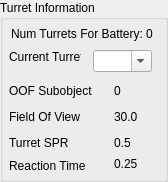
      <widget class="QGroupBox" name="IDC_STATIC_31">
        <property name="geometry">
          <rect>
            <x>20</x>
            <y>856</y>
            <width>168</width>
            <height>182</height>
          </rect>
        </property>
        <property name="title">
          <string>Turret Information</string>
        </property>
        <property name="visible">
          <bool>true</bool>
        </property>
        <property name="enabled">
          <bool>true</bool>
        </property>
        <property name="flat">
          <bool>false</bool>
        </property>
        <widget class="QLabel" name="IDC_NUM_GB_TURRETS_STATIC">
          <property name="geometry">
            <rect>
              <x>11</x>
              <y>27</y>
              <width>152</width>
              <height>16</height>
            </rect>
          </property>
          <property name="text">
            <string>Num Turrets For Battery: 0</string>
          </property>
          <property name="visible">
            <bool>true</bool>
          </property>
          <property name="enabled">
            <bool>true</bool>
          </property>
          <property name="alignment">
            <set>Qt::AlignLeft</set>
          </property>
        </widget>
        <widget class="QLabel" name="IDC_STATIC_32">
          <property name="geometry">
            <rect>
              <x>9</x>
              <y>50</y>
              <width>72</width>
              <height>16</height>
            </rect>
          </property>
          <property name="text">
            <string>Current Turret</string>
          </property>
          <property name="visible">
            <bool>true</bool>
          </property>
          <property name="enabled">
            <bool>true</bool>
          </property>
          <property name="alignment">
            <set>Qt::AlignLeft</set>
          </property>
        </widget>
        <widget class="QComboBox" name="IDC_CURRET_TURRET_COMBO">
          <property name="maxVisibleItems">
            <number>8</number>
          </property>
          <property name="geometry">
            <rect>
              <x>93</x>
              <y>50</y>
              <width>59</width>
              <height>22</height>
            </rect>
          </property>
          <property name="visible">
            <bool>true</bool>
          </property>
          <property name="enabled">
            <bool>true</bool>
          </property>
          <property name="editable">
            <bool>true</bool>
          </property>
        </widget>
        <widget class="QLabel" name="IDC_STATIC_33">
          <property name="geometry">
            <rect>
              <x>9</x>
              <y>84</y>
              <width>88</width>
              <height>16</height>
            </rect>
          </property>
          <property name="text">
            <string>OOF Subobject</string>
          </property>
          <property name="visible">
            <bool>true</bool>
          </property>
          <property name="enabled">
            <bool>true</bool>
          </property>
          <property name="alignment">
            <set>Qt::AlignLeft</set>
          </property>
        </widget>
        <widget class="QLabel" name="IDC_TURRET_SOBJ_STATIC">
          <property name="geometry">
            <rect>
              <x>114</x>
              <y>84</y>
              <width>51</width>
              <height>16</height>
            </rect>
          </property>
          <property name="text">
            <string>0</string>
          </property>
          <property name="visible">
            <bool>true</bool>
          </property>
          <property name="enabled">
            <bool>true</bool>
          </property>
          <property name="alignment">
            <set>Qt::AlignLeft</set>
          </property>
        </widget>
        <widget class="QLabel" name="IDC_STATIC_34">
          <property name="geometry">
            <rect>
              <x>9</x>
              <y>110</y>
              <width>80</width>
              <height>16</height>
            </rect>
          </property>
          <property name="text">
            <string>Field Of View</string>
          </property>
          <property name="visible">
            <bool>true</bool>
          </property>
          <property name="enabled">
            <bool>true</bool>
          </property>
          <property name="alignment">
            <set>Qt::AlignLeft</set>
          </property>
        </widget>
        <widget class="QLabel" name="IDC_TURRET_FOV_STATIC">
          <property name="geometry">
            <rect>
              <x>114</x>
              <y>110</y>
              <width>51</width>
              <height>16</height>
            </rect>
          </property>
          <property name="text">
            <string>30.0</string>
          </property>
          <property name="visible">
            <bool>true</bool>
          </property>
          <property name="enabled">
            <bool>true</bool>
          </property>
          <property name="alignment">
            <set>Qt::AlignLeft</set>
          </property>
        </widget>
        <widget class="QLabel" name="IDC_STATIC_35">
          <property name="geometry">
            <rect>
              <x>9</x>
              <y>136</y>
              <width>80</width>
              <height>16</height>
            </rect>
          </property>
          <property name="text">
            <string>Turret SPR</string>
          </property>
          <property name="visible">
            <bool>true</bool>
          </property>
          <property name="enabled">
            <bool>true</bool>
          </property>
          <property name="alignment">
            <set>Qt::AlignLeft</set>
          </property>
        </widget>
        <widget class="QLabel" name="IDC_TURRET_SPR_STATIC">
          <property name="geometry">
            <rect>
              <x>114</x>
              <y>136</y>
              <width>51</width>
              <height>16</height>
            </rect>
          </property>
          <property name="text">
            <string>0.5</string>
          </property>
          <property name="visible">
            <bool>true</bool>
          </property>
          <property name="enabled">
            <bool>true</bool>
          </property>
          <property name="alignment">
            <set>Qt::AlignLeft</set>
          </property>
        </widget>
        <widget class="QLabel" name="IDC_TURRET_REACTION_TIME_STATIC">
          <property name="geometry">
            <rect>
              <x>114</x>
              <y>157</y>
              <width>51</width>
              <height>16</height>
            </rect>
          </property>
          <property name="text">
            <string>0.25</string>
          </property>
          <property name="visible">
            <bool>true</bool>
          </property>
          <property name="enabled">
            <bool>true</bool>
          </property>
          <property name="alignment">
            <set>Qt::AlignLeft</set>
          </property>
        </widget>
        <widget class="QLabel" name="IDC_STATIC_36">
          <property name="geometry">
            <rect>
              <x>9</x>
              <y>159</y>
              <width>80</width>
              <height>16</height>
            </rect>
          </property>
          <property name="text">
            <string>Reaction Time</string>
          </property>
          <property name="visible">
            <bool>true</bool>
          </property>
          <property name="enabled">
            <bool>true</bool>
          </property>
          <property name="alignment">
            <set>Qt::AlignLeft</set>
          </property>
        </widget>
      </widget>
